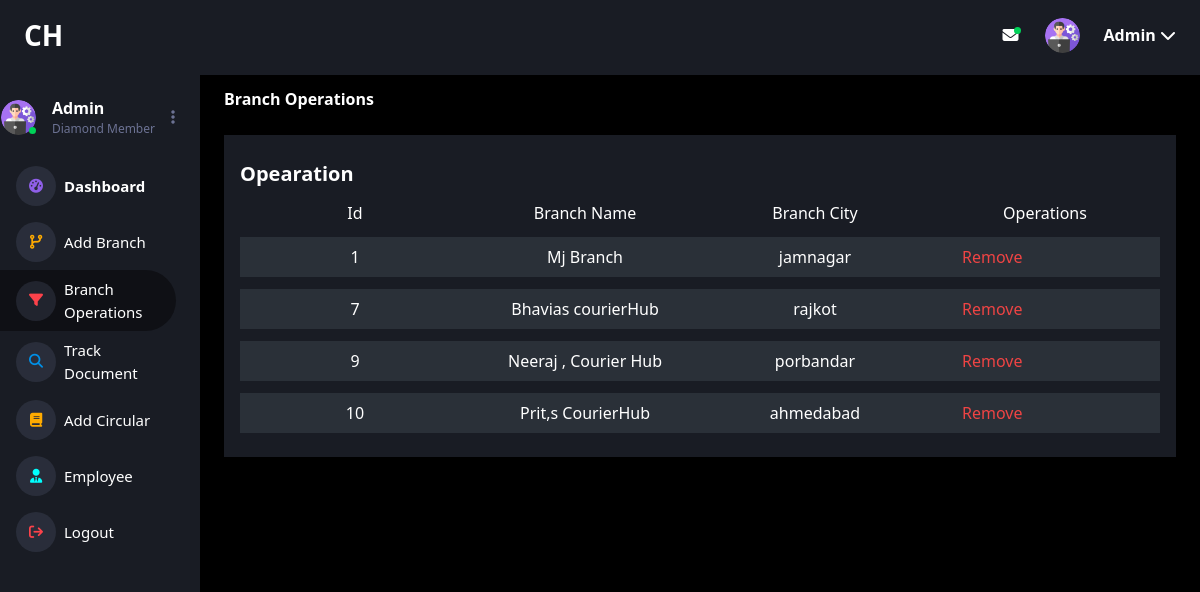
/components/admin_branchoperations.php, run on the app's committed database.
### tables this page shows
CREATE TABLE `add_branch` (
  `ab_id` int(11) NOT NULL,
  `ab_branch_name` varchar(200) NOT NULL,
  `ab_manager_name` varchar(200) NOT NULL,
  `ab_branch_address` varchar(200) NOT NULL,
  `ab_branch_city` varchar(200) NOT NULL,
  `ab_phno` bigint(255) NOT NULL,
  `ab_createmail` varchar(200) NOT NULL,
  `ab_createpassword` varchar(200) NOT NULL
);

### components/admin_branchoperations.php (the view, shortened to what this page needs)
<?php
include '../connection/conn.php';
$query = "SELECT * FROM `add_branch`";
$insert = mysqli_query($con, $query);
?>
<?php include('../Html/html_start.php'); ?>
<link rel="stylesheet" href="../Assets/Css/branch_dashboard.css">
<nav class="flex items-center fixed w-full">
    <div class="h-[70px] w-full bg-[#191c24] flex items-center px-6">
        <div class="flex justify-start items-center w-full">
            <span class="text-[28px] text-white font-semibold">CH</span>
        </div>
        <div class="flex justify-end w-full items-center space-x-6">
            <span><i class="fa-solid fa-envelope text-white h-[16px] w-[18px] envelopnoti"></i></span>
            <span class="h-[35px] w-[35px] rounded-full" id="profile">
                <img src="../Assets/Images/admin.png" alt="profilepage" class="rounded-full cursor-pointer" />
            </span>
            <span class="flex font-semibold text-white hidden lg:block cursor-pointer" id="profilestring">
                Admin
                <span><i class="fa-solid fa-chevron-down"></i></span>
            </span>
        </div>
    </div>
</nav>
<div class="lg:flex lg:items-start bg-[#191c24]">
    <div class="hidden lg:block lg:w-1/5 lg:grid lg:justify-center">
        <div class="grid items-center">
            <div class="grid items-center h-full bg-[#191c24]  justify-center pr-6 ">
                <div class="flex items-center  justify-center space-x-4   pt-[80px]">
                    <div class="flex items-center imagenoti">
                        <img src="../Assets/Images/admin.png" alt="" class="h-[35px] w-[35px] rounded-full ">
                    </div>
                    <div class="grid justify-center items-center py-4">
                        <span class="text-[16px] font-semibold text-white">Admin</span>
                        <span class="text-[12px] text-[#6C7293]">Diamond Member</span>
                    </div>
                    <div>
                        <span><i class="fa-solid fa-ellipsis-vertical text-[#6C7293]"></i></span>
                    </div>
                </div>
                <div class="grid items-start py-1">
                    <a href="../Dashboard/admin_dashboard.php" class="flex">
                        <div class="flex items-center w-full space-x-2 py-2 rounded-r-full px-4">
                            <div class="flex justify-center p-[20px] items-center h-[31px] w-[31px] bg-[rgba(108,114,147,0.2)] rounded-full">
                                <i class="fa-solid fa-gauge-high fa-sm text-[#8f5fe8] text-center"></i>
                            </div>
                            <div class="flex items-center">
                                <span class="text-white font-semibold text-[15px]">Dashboard</span>
                            </div>
                        </div>
                    </a>
                    <a href="../components/admin_addbranch.php" class="flex">
                        <div class="flex items-center w-full space-x-2 py-2 rounded-r-full px-4">
                            <div class="flex justify-center p-[20px]  items-center  h-[31px] w-[31px] bg-[rgba(108,114,147,0.2)] rounded-full">
                                <i class="fa-solid fa-code-branch fa-sm text-[#ffab00]  "></i>
                            </div>
                            <div class="flex items-center">
                                <span class="text-white text-[15px] text-[#6C7293]">Add Branch</span>
                            </div>
                        </div>
                    </a>
                    <a href="../components/admin_branchoperations.php" class="flex">
                        <div class="flex items-center w-full space-x-2 bg-[#0F1015] py-2 rounded-r-full px-4">
                            <div class="flex justify-center p-[20px] items-center h-[31px] w-[31px] bg-[rgba(108,114,147,0.2)] rounded-full">
                                <i class="fa-solid fa-filter fa-sm text-[#fc424a] text-center"></i>
                            </div>
                            <div class="flex items-center">
                                <span class="text-white  text-[15px]">Branch Operations</span>
                            </div>
                        </div>
                    </a>
                    <a href="../components/admin_trackdocument.php" class="flex">
                        <div class="flex items-center w-full space-x-2  py-2 rounded-r-full px-4">
                            <div class="flex justify-center p-[20px] items-center h-[31px] w-[31px] bg-[rgba(108,114,147,0.2)] rounded-full">
                                <i class="fa-solid fa-magnifying-glass fa-sm text-[#0090e7] text-center"></i>
                            </div>
                            <div class="flex items-center">
                                <span class="text-white  text-[15px]">Track Document</span>
                            </div>
                        </div>
                    </a>
                    <a href="../components/admin_addcircular.php" class="flex">
                        <div class="flex items-center w-full space-x-2  py-2 rounded-r-full px-4">
                            <div class="flex justify-center p-[20px] items-center h-[31px] w-[31px] bg-[rgba(108,114,147,0.2)] rounded-full">
                                <i class="fa-solid fa-book fa-sm text-[#ffab00] text-center"></i>
                            </div>
                            <div class="flex items-center">
                                <span class="text-white  text-[15px]">Add Circular</span>
                            </div>
                        </div>
                    </a>
                    <a href="../components/admin_employee.php" class="flex">
                        <div class="flex items-center w-full space-x-2  py-2 rounded-r-full px-4">
                            <div class="flex justify-center p-[20px] items-center h-[31px] w-[31px] bg-[rgba(108,114,147,0.2)] rounded-full">
                                <i class="fa-solid fa-user-tie fa-sm text-[#00ffff] text-center"></i>
                            </div>
                            <div class="flex items-center">
                                <span class="text-white  text-[15px]">Employee</span>
                            </div>
                        </div>
                    </a>
                    <a href="../index.php" class="flex">
                        <div class="flex items-center w-full space-x-2  py-2 rounded-r-full px-4">
                            <div class="flex justify-center p-[20px] items-center h-[31px] w-[31px] bg-[rgba(108,114,147,0.2)] rounded-full">
                                <i class="fa-solid fa-arrow-right-from-bracket fa-sm text-[#fc424a] text-center"></i>
                            </div>
                            <div class="flex items-center">
                                <span class="text-white  text-[15px]">Logout</span>
                            </div>
                        </div>
                    </a>
                </div>
            </div>
        </div>
    </div>
    <div class="w-4/5 w-full grid items-center  pt-[75px]">
        <div class="bg-[#000000] grid  items-center px-6 py-3 ">
            <p class="text-white font-semibold">Branch Operations</p>
            <div class="grid items-start h-screen xl:grid-cols-2 xl:py-3 xl:gap-6 xl:items-start">
                <div class="grid items-start my-6 px-4 py-6 bg-[#191C24] xl:my-0">
                    <div class="grid items-center space-y-3">
                        <p class="text-white font-semibold text-[20px]">Opearation</p>
                        <div class="flex items-center justify-between">
                            <div class="text-white w-full text-center">
                                <span>Id</span>
                            </div>
                            <div class="text-white w-full text-center">
                                <span>Branch Name</span>
                            </div>
                            <div class="text-white w-full text-center">
                                <span>Branch City</span>
                            </div>
                            <div class="text-white w-full text-center">
                                <span>Operations</span>
                            </div>
                        </div>
                        <?php foreach ($insert as $data) : ?>
                            <div class="flex  items-center bg-[#2A3038]">
                                <div class="text-white w-full  text-center  ">
                                    <span><?= $data['ab_id'] ?></span>
                                </div>
                                <div class="text-white w-full text-center ">
                                    <span><?= $data['ab_branch_name'] ?></span>
                                </div>
                                <div class="text-white w-full text-center ">
                                    <span><?= $data['ab_branch_city'] ?></span>
                                </div>
                                <div class="flex items-center text-white w-full  text-center">
                                    <a href="../controller/delete_admin_branch.php?delete=<?= $data['ab_id'] ?>" class="h-[40px] text-red-500 px-2 pl-8 flex items-center">
                                        <span>Remove</span>
                                    </a>
                                </div>
                            </div>
                        <?php endforeach; ?>
                    </div>
                </div>
            </div>
        </div>
    </div>
</div>

### Html/html_start.php (shortened to what this page needs)
<!DOCTYPE html>
<html lang="en">
<head>
    <script src="https://cdn.tailwindcss.com"></script>
    <link rel="stylesheet" href="https://cdnjs.cloudflare.com/ajax/libs/font-awesome/6.4.0/css/all.min.css" />
</head>
<body>

### Assets/Css/branch_dashboard.css (style rules this page uses)
* { padding: 0; margin: 0; box-sizing: border-box; scroll-behavior: smooth; }
.envelopnoti::after { content: ""; position: absolute; margin-left: -5px; height: 7px; width: 7px; border-radius: 100%; background-color: #00D258; }
.imagenoti::after { content: ""; margin-left: -7px; margin-top: 27px; height: 7px; width: 7px; border-radius: 100%; background-color: #00D258; }

### data on the page
add_branch: ab_id "1", ab_branch_name "Mj Branch", ab_branch_city "jamnagar"
add_branch: ab_id "7", ab_branch_name "Bhavias courierHub", ab_branch_city "rajkot"
add_branch: ab_id "9", ab_branch_name "Neeraj , Courier Hub", ab_branch_city "porbandar"
add_branch: ab_id "10", ab_branch_name "Prit,s CourierHub", ab_branch_city "ahmedabad"
